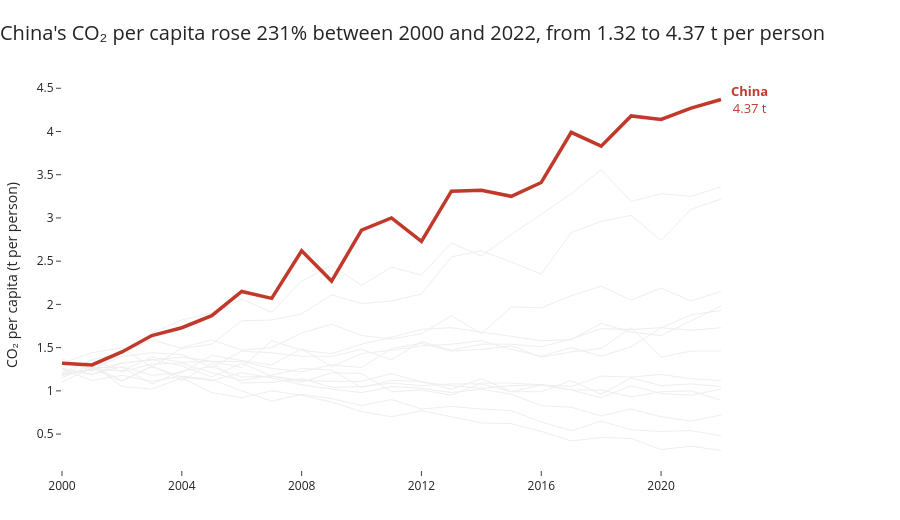

Source (notebook cell):
### Code cell
# Task 1: CO2 per capita, all 15 countries, one highlighted
HIGHLIGHT_1 = 'China'   # change to any country from the table above

hl = df[df['Country'] == HIGHLIGHT_1].sort_values('Year')
y0, y1 = hl['Year'].iloc[0], hl['Year'].iloc[-1]
v0, v1 = hl['CO2_per_capita'].iloc[0], hl['CO2_per_capita'].iloc[-1]
pct = (v1 / v0 - 1) * 100
direction = "rose" if pct > 0 else "fell"

title_1 = (f"{HIGHLIGHT_1}'s CO₂ per capita {direction} {abs(pct):.0f}% "
           f"between {y0} and {y1}, from {v0:.2f} to {v1:.2f} t per person")

fig1 = highlight_line_chart(
    df, 'CO2_per_capita', HIGHLIGHT_1, title_1,
    y_title='CO₂ per capita (t per person)', label_fmt='{:.2f} t')
fig1.show()

### Figure 1 — Plotly figure (JSON) as saved in the notebook; plotly's stock layout.template omitted (floating-point values rounded to 4 significant figures)
{"data": [{"hoverinfo": "skip", "line": {"color": "#EEEEEE", "width": 1}, "mode": "lines", "showlegend": false, "type": "scatter", "x": [2000, 2001, 2002, 2003, 2004, 2005, 2006, 2007, 2008, 2009, 2010, 2011, 2012, 2013, 2014, 2015, 2016, 2017, 2018, 2019, 2020, 2021, 2022], "y": [1.26, 1.19, 1.28, 1.18, 1.21, 1.41, 1.35, 1.3, 1.49, 1.28, 1.43, 1.47, 1.52, 1.54, 1.58, 1.48, 1.4, 1.5, 1.4, 1.51, 1.73, 1.7, 1.73]}, {"hoverinfo": "skip", "line": {"color": "#EEEEEE", "width": 1}, "mode": "lines", "showlegend": false, "type": "scatter", "x": [2000, 2001, 2002, 2003, 2004, 2005, 2006, 2007, 2008, 2009, 2010, 2011, 2012, 2013, 2014, 2015, 2016, 2017, 2018, 2019, 2020, 2021, 2022], "y": [1.26, 1.19, 1.32, 1.36, 1.39, 1.34, 1.27, 1.58, 1.47, 1.43, 1.54, 1.62, 1.71, 1.73, 1.68, 1.63, 1.58, 1.59, 1.78, 1.68, 1.64, 1.81, 1.98]}, {"hoverinfo": "skip", "line": {"color": "#EEEEEE", "width": 1}, "mode": "lines", "showlegend": false, "type": "scatter", "x": [2000, 2001, 2002, 2003, 2004, 2005, 2006, 2007, 2008, 2009, 2010, 2011, 2012, 2013, 2014, 2015, 2016, 2017, 2018, 2019, 2020, 2021, 2022], "y": [1.17, 1.36, 1.22, 1.31, 1.32, 1.21, 1.12, 1.18, 1.26, 1.24, 1.04, 1.12, 1.11, 1.02, 1.14, 0.99, 0.99, 1.12, 0.96, 1.15, 1.06, 1.08, 1.05]}, {"hoverinfo": "skip", "line": {"color": "#EEEEEE", "width": 1}, "mode": "lines", "showlegend": false, "type": "scatter", "x": [2000, 2001, 2002, 2003, 2004, 2005, 2006, 2007, 2008, 2009, 2010, 2011, 2012, 2013, 2014, 2015, 2016, 2017, 2018, 2019, 2020, 2021, 2022], "y": [1.34, 1.29, 1.12, 1.28, 1.16, 1.12, 1.21, 1.15, 1.07, 1.02, 0.98, 1.05, 1.03, 0.98, 1.02, 0.96, 0.83, 0.81, 0.71, 0.79, 0.7, 0.65, 0.72]}, {"hoverinfo": "skip", "line": {"color": "#EEEEEE", "width": 1}, "mode": "lines", "showlegend": false, "type": "scatter", "x": [2000, 2001, 2002, 2003, 2004, 2005, 2006, 2007, 2008, 2009, 2010, 2011, 2012, 2013, 2014, 2015, 2016, 2017, 2018, 2019, 2020, 2021, 2022], "y": [1.25, 1.12, 1.18, 1.11, 1.17, 1.13, 1.0, 0.88, 0.96, 0.91, 0.83, 0.9, 0.79, 0.82, 0.79, 0.77, 0.64, 0.54, 0.65, 0.55, 0.53, 0.54, 0.48]}, {"hoverinfo": "skip", "line": {"color": "#EEEEEE", "width": 1}, "mode": "lines", "showlegend": false, "type": "scatter", "x": [2000, 2001, 2002, 2003, 2004, 2005, 2006, 2007, 2008, 2009, 2010, 2011, 2012, 2013, 2014, 2015, 2016, 2017, 2018, 2019, 2020, 2021, 2022], "y": [1.21, 1.36, 1.44, 1.67, 1.82, 1.9, 2.06, 1.91, 2.27, 2.45, 2.22, 2.43, 2.34, 2.71, 2.56, 2.81, 3.04, 3.28, 3.56, 3.19, 3.28, 3.25, 3.36]}, {"hoverinfo": "skip", "line": {"color": "#EEEEEE", "width": 1}, "mode": "lines", "showlegend": false, "type": "scatter", "x": [2000, 2001, 2002, 2003, 2004, 2005, 2006, 2007, 2008, 2009, 2010, 2011, 2012, 2013, 2014, 2015, 2016, 2017, 2018, 2019, 2020, 2021, 2022], "y": [1.37, 1.23, 1.44, 1.59, 1.49, 1.54, 1.81, 1.82, 1.89, 2.11, 2.01, 2.04, 2.12, 2.55, 2.62, 2.49, 2.35, 2.83, 2.96, 3.03, 2.74, 3.1, 3.22]}, {"hoverinfo": "skip", "line": {"color": "#EEEEEE", "width": 1}, "mode": "lines", "showlegend": false, "type": "scatter", "x": [2000, 2001, 2002, 2003, 2004, 2005, 2006, 2007, 2008, 2009, 2010, 2011, 2012, 2013, 2014, 2015, 2016, 2017, 2018, 2019, 2020, 2021, 2022], "y": [1.1, 1.27, 1.27, 1.08, 1.23, 1.28, 1.16, 1.17, 1.1, 1.21, 1.2, 0.99, 1.01, 0.95, 1.09, 1.09, 1.07, 1.01, 1.01, 0.93, 0.99, 1.0, 0.89]}, {"hoverinfo": "skip", "line": {"color": "#EEEEEE", "width": 1}, "mode": "lines", "showlegend": false, "type": "scatter", "x": [2000, 2001, 2002, 2003, 2004, 2005, 2006, 2007, 2008, 2009, 2010, 2011, 2012, 2013, 2014, 2015, 2016, 2017, 2018, 2019, 2020, 2021, 2022], "y": [1.18, 1.25, 1.4, 1.44, 1.42, 1.27, 1.46, 1.44, 1.4, 1.4, 1.48, 1.36, 1.57, 1.47, 1.54, 1.54, 1.51, 1.6, 1.72, 1.71, 1.73, 1.88, 1.93]}, {"hoverinfo": "skip", "line": {"color": "#EEEEEE", "width": 1}, "mode": "lines", "showlegend": false, "type": "scatter", "x": [2000, 2001, 2002, 2003, 2004, 2005, 2006, 2007, 2008, 2009, 2010, 2011, 2012, 2013, 2014, 2015, 2016, 2017, 2018, 2019, 2020, 2021, 2022], "y": [1.19, 1.24, 1.32, 1.36, 1.29, 1.16, 1.32, 1.17, 1.12, 1.11, 1.11, 1.2, 1.1, 1.06, 1.03, 1.06, 1.07, 1.05, 1.17, 1.16, 1.19, 1.14, 1.12]}, {"hoverinfo": "skip", "line": {"color": "#EEEEEE", "width": 1}, "mode": "lines", "showlegend": false, "type": "scatter", "x": [2000, 2001, 2002, 2003, 2004, 2005, 2006, 2007, 2008, 2009, 2010, 2011, 2012, 2013, 2014, 2015, 2016, 2017, 2018, 2019, 2020, 2021, 2022], "y": [1.2, 1.25, 1.23, 1.39, 1.33, 1.34, 1.34, 1.26, 1.22, 1.3, 1.27, 1.49, 1.55, 1.46, 1.48, 1.52, 1.39, 1.45, 1.49, 1.73, 1.39, 1.46, 1.46]}, {"hoverinfo": "skip", "line": {"color": "#EEEEEE", "width": 1}, "mode": "lines", "showlegend": false, "type": "scatter", "x": [2000, 2001, 2002, 2003, 2004, 2005, 2006, 2007, 2008, 2009, 2010, 2011, 2012, 2013, 2014, 2015, 2016, 2017, 2018, 2019, 2020, 2021, 2022], "y": [1.32, 1.44, 1.5, 1.27, 1.5, 1.59, 1.47, 1.5, 1.67, 1.77, 1.64, 1.6, 1.66, 1.87, 1.66, 1.97, 1.96, 2.1, 2.21, 2.05, 2.19, 2.04, 2.15]}, {"hoverinfo": "skip", "line": {"color": "#EEEEEE", "width": 1}, "mode": "lines", "showlegend": false, "type": "scatter", "x": [2000, 2001, 2002, 2003, 2004, 2005, 2006, 2007, 2008, 2009, 2010, 2011, 2012, 2013, 2014, 2015, 2016, 2017, 2018, 2019, 2020, 2021, 2022], "y": [1.15, 1.31, 1.05, 1.02, 1.15, 0.98, 0.92, 1.0, 0.95, 0.87, 0.76, 0.7, 0.77, 0.7, 0.63, 0.62, 0.53, 0.42, 0.46, 0.45, 0.32, 0.36, 0.31]}, {"hoverinfo": "skip", "line": {"color": "#EEEEEE", "width": 1}, "mode": "lines", "showlegend": false, "type": "scatter", "x": [2000, 2001, 2002, 2003, 2004, 2005, 2006, 2007, 2008, 2009, 2010, 2011, 2012, 2013, 2014, 2015, 2016, 2017, 2018, 2019, 2020, 2021, 2022], "y": [1.32, 1.26, 1.11, 1.29, 1.12, 1.32, 1.09, 1.1, 1.14, 1.04, 1.05, 1.09, 1.06, 1.08, 1.08, 0.99, 1.07, 1.01, 0.92, 1.06, 0.97, 0.95, 1.02]}, {"hovertemplate": "%{x}: %{y:,.2f}<extra></extra>", "line": {"color": "#C0392B", "width": 3.5}, "mode": "lines", "showlegend": false, "type": "scatter", "x": [2000, 2001, 2002, 2003, 2004, 2005, 2006, 2007, 2008, 2009, 2010, 2011, 2012, 2013, 2014, 2015, 2016, 2017, 2018, 2019, 2020, 2021, 2022], "y": [1.32, 1.3, 1.45, 1.64, 1.73, 1.87, 2.15, 2.07, 2.62, 2.27, 2.86, 3.0, 2.73, 3.31, 3.32, 3.25, 3.41, 3.99, 3.83, 4.18, 4.14, 4.27, 4.37]}], "layout": {"annotations": [{"font": {"color": "#C0392B", "size": 13}, "showarrow": false, "text": "<b>China</b><br>4.37 t", "x": 2022, "xanchor": "left", "xshift": 8, "y": 4.37}], "height": 520, "margin": {"b": 50, "l": 60, "r": 130, "t": 80}, "plot_bgcolor": "white", "showlegend": false, "title": {"font": {"size": 20}, "text": "China's CO₂ per capita rose 231% between 2000 and 2022, from 1.32 to 4.37 t per person", "x": 0, "xanchor": "left"}, "width": 900, "xaxis": {"dtick": 4, "showgrid": false, "showline": false, "tickangle": 0, "title": {}}, "yaxis": {"showgrid": false, "showline": false, "tickformat": ",", "title": {"text": "CO₂ per capita (t per person)"}}}}
